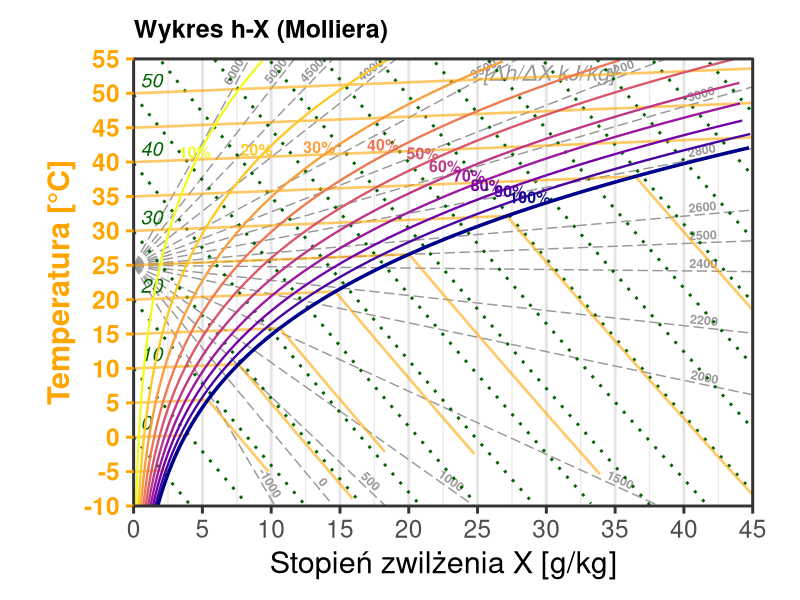
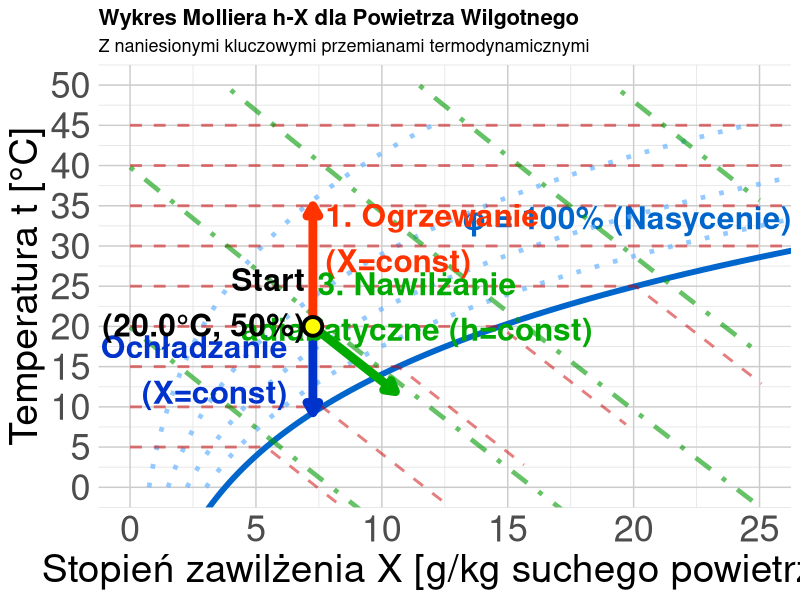

Reproduce these figures in R, in order.
## ---- chunk 1
#| label: ix-diagram-all
#| echo: false
#| fig-align: center
#| fig-width: 14        # Duża szerokość "źródłowa" (w calach)
#| fig-height: 8        # Duża wysokość "źródłowa"
#| out-width: "100%"    # Rozciągnij do granic kontenera

library(ggplot2)
library(dplyr)

# --- 1. KONFIGURACJA I STAŁE ---
CONSTANTS <- list(
    p_atm = 1013.25,
    cp_dry = 1.005,
    cp_vap = 1.86,
    r_0 = 2501.0
)

# --- 2. FUNKCJE FIZYCZNE ---
get_psat <- function(t) {
    6.112 * exp((17.62 * t) / (243.12 + t))
}

get_x_from_rh <- function(t, rh, p = CONSTANTS$p_atm) {
    ps <- get_psat(t)
    pv <- rh * ps
    if (any(pv >= p)) {
        return(NA)
    }
    0.622 * pv / (p - pv)
}

get_t_from_h_x <- function(h, x_kg) {
    (h - x_kg * CONSTANTS$r_0) / (CONSTANTS$cp_dry + x_kg * CONSTANTS$cp_vap)
}

# --- 3. PRZYGOTOWANIE DANYCH ---
generate_mollier_data <- function() {
    x_max_g <- 45
    t_min <- -10
    t_max <- 55 # Górna granica wykresu

    # Stała transformacji wizualnej (wznios izoterm)
    vis_slope_val <- 0.08

    # Funkcja pomocnicza do transformacji
    transform_t <- function(t, x_g) {
        t + vis_slope_val * x_g
    }

    # A. Krzywe wilgotności (RH)
    t_seq <- seq(t_min, t_max, by = 0.5)
    # Zwiększamy zakres t_seq, bo przy transformacji t maleje w dół? Nie, t rośnie.
    # Musimy uważać na zakresy

    rh_levels <- c(0.1, 0.2, 0.3, 0.4, 0.5, 0.6, 0.7, 0.8, 0.9, 1.0)

    df_rh <- expand.grid(t = t_seq, rh = rh_levels) %>%
        mutate(
            x_kg = get_x_from_rh(t, rh),
            x_g = x_kg * 1000,
            # Aplikujemy transformację wizualną do t
            t_vis = transform_t(t, x_g)
        ) %>%
        filter(!is.na(x_kg), x_g <= x_max_g) %>%
        # Nadpisujemy t, żeby ggplot używał t_vis, ale zachowujemy t_real
        mutate(t_real = t, t = t_vis) # Teraz t to t_vis

    # B. Linie Entalpii (Izentalpy)
    h_levels <- seq(0, 160, by = 10)
    x_seq_h <- seq(0, x_max_g, length.out = 200)

    df_h <- expand.grid(h_val = h_levels, x_g = x_seq_h) %>%
        mutate(
            x_kg = x_g / 1000,
            t_phys = get_t_from_h_x(h_val, x_kg),
            t = transform_t(t_phys, x_g) # t wizualne
        ) %>%
        filter(t >= t_min, t <= t_max + 10) # Szerszy zakres filtra

    # C. Przygotowanie etykiet entalpii
    h_labels <- df_h %>%
        group_by(h_val) %>%
        filter(x_g == max(x_g) | t == max(t)) %>%
        slice(1) %>%
        mutate(
            label_pos = ifelse(t >= t_max - 1, "top", "right")
        )

    # D. Izotermy (z załamaniem w punkcie nasycenia)
    t_iso_levels <- seq(-10, 55, by = 5)
    df_iso_list <- lapply(t_iso_levels, function(temp) {
        # 1. Punkt nasycenia
        x_sat_kg <- get_x_from_rh(temp, 1.0)
        # Jeśli NA (poza wykresem), to cała linia jest w obszarze pary przegrzanej lub mgły (teoretycznie)
        if (is.na(x_sat_kg)) x_sat_kg <- 100 # Duża wartość
        x_sat_g <- x_sat_kg * 1000

        # Segment 1: Przegrzana (lekko wznosząca się - cecha wykresu ukośnokątnego)
        s1_x_max <- min(x_sat_g, x_max_g)
        x_vals_s1 <- seq(0, s1_x_max, length.out = 10)

        # Tutaj t = temp + slope * x (transformacja)
        seg1 <- data.frame(
            x_g = x_vals_s1,
            t = transform_t(temp, x_vals_s1),
            group = paste0("t", temp, "_dry")
        )

        # Jeśli saturacja jest poza wykresem, zwracamy tylko segment 1
        if (x_sat_g >= x_max_g) {
            return(seg1)
        }

        # Segment 2: Mgła (spadek wzdłuż izentalpy)
        # Punkt Nasycenia (fizyczny) -> t = temp, x = x_sat_g
        # Punkt Nasycenia (wizualny) -> t_vis = temp + slope * x_sat_g
        # To jest ZAPEWNIONE przez transform_t(temp, x_vals_s1) na końcu s1.

        # Fizyczna entalpia w punkcie nasycenia
        h_sat <- CONSTANTS$cp_dry * temp + x_sat_kg * (CONSTANTS$r_0 + CONSTANTS$cp_vap * temp)

        # Zakres x we mgle
        x_fog_g <- seq(x_sat_g, x_max_g, length.out = 10)
        x_fog_kg <- x_fog_g / 1000

        # Fizyczna temperatura we mgle (dla h_vis = const)
        t_fog_phys <- (h_sat - x_fog_kg * CONSTANTS$r_0) / (CONSTANTS$cp_dry + x_fog_kg * CONSTANTS$cp_vap)

        # Wizualna temperatura we mgle (transformowana!)
        t_fog_vis <- transform_t(t_fog_phys, x_fog_g)

        seg2 <- data.frame(
            x_g = x_fog_g,
            t = t_fog_vis,
            group = paste0("t", temp, "_fog")
        )

        rbind(seg1, seg2)
    })
    df_iso <- do.call(rbind, df_iso_list)

    # E. Pęk Linii (Wykres tła - skala h_w) - "Biegun" w (0, 25 st. C)
    # Epsilon = (dh/dx) ~ cp * dt/dx + r0
    # Slope dt/dx_kg = (Epsilon - r0) / cp

    pole_x <- 0
    pole_y <- 25 # Przesunięty biegun

    # Lista wartości ze skrajnymi zakresami
    eps_values <- sort(unique(c(
        -1000, # Chłodzenie z osuszaniem
        seq(0, 1500, 500),
        seq(2000, 3200, 200),
        2500,
        seq(3500, 5000, 500),
        6000 # Czyste ogrzewanie
    )))

    fan_list <- lapply(eps_values, function(eps) {
        # Nachylenie fizyczne
        slope_phys_kg <- (eps - CONSTANTS$r_0) / CONSTANTS$cp_dry
        
        # Nachylenie wizualne (uwzględnia skrzywienie wykresu)
        # slope_vis = slope_phys + vis_slope
        # vis_slope_val jest w [deg/g], wiec *1000 aby miec [deg/kg]
        slope_vis_kg <- slope_phys_kg + vis_slope_val * 1000
        
        # Równanie linii wizualnej: y_vis = pole_y + slope_vis_kg * x_kg
        # gdzie x_kg in [0, 0.045], y_vis in [-10, 55]
        
        x1 <- 0; y1 <- 0; side <- "none"
        
        # 1. Sprawdzamy prawą ścianę (x_max)
        x_right_kg <- x_max_g / 1000
        y_at_right <- pole_y + slope_vis_kg * x_right_kg
        
        if (y_at_right <= t_max && y_at_right >= t_min) {
            # Trafia w prawą krawędź wizualną
            x1 <- x_max_g
            y1 <- y_at_right
            side <- "right"
        } else {
            # 2. Trafia w górę lub dół
            if (slope_vis_kg > 0) {
                 # Góra (y_vis = 55)
                 x_top_kg <- (t_max - pole_y) / slope_vis_kg
                 x1 <- x_top_kg * 1000
                 y1 <- t_max
                 side <- "top"
            } else {
                 # Dół (y_vis = -10)
                 x_bot_kg <- (t_min - pole_y) / slope_vis_kg
                 x1 <- x_bot_kg * 1000
                 y1 <- t_min
                 side <- "bottom"
            }
        }
        
        # Zabezpieczenie zakresów
        if (x1 > x_max_g) x1 <- x_max_g 
        if (x1 < 0) x1 <- 0
        
        # Kąt rotacji (bazujemy na wizualnym nachyleniu)
        # Vis slope na wykresie (jednostki osi: 1 st C / 1 g)
        # slope_vis_kg to [deg/kg]. slope_vis_g = slope_vis_kg / 1000
        vis_slope_plot <- slope_vis_kg / 1000
        
        # Uwzględniamy coord_fixed(ratio = 0.5)
        angle <- atan(0.5 * vis_slope_plot) * 180 / pi
        
        # Pozycjonowanie etykiety
        factor <- 0.92
        lab_x <- pole_x + (x1 - pole_x) * factor
        lab_y <- pole_y + (y1 - pole_y) * factor
        
        data.frame(x0=pole_x, y0=pole_y, x1=x1, y1=y1, eps=eps, side=side, lab_x=lab_x, lab_y=lab_y, angle=angle)
    })
    df_fan <- do.call(rbind, fan_list)

    list(rh = df_rh, h_lines = df_h, h_labels = h_labels, isotherms = df_iso, fan = df_fan)
}

data <- generate_mollier_data()

# --- 4. RYSOWANIE ---

p <- ggplot() +

    # 0. TŁO - PĘK LINII (Skala Randa) dla epsilon
    geom_segment(
        data = data$fan,
        aes(x = x0, y = y0, xend = x1, yend = y1),
        color = "gray60", size = 0.5, linetype = "longdash"
    ) +
    geom_text(
        data = data$fan,
        aes(x = lab_x, y = lab_y, label = eps, angle = angle),
        hjust = 0.5, vjust = -0.3,
        size = 3.2, color = "gray60", fontface = "bold"
    ) +
    # Opis jednostki skali Randa
    annotate("text", x = 35, y = 53, label = "[\u0394h/\u0394X kJ/kg]", color = "gray60", size = 5.5, fontface = "italic", hjust = 1) +

    # 1. LINIE ENTALPII
    geom_line(
        data = data$h_lines, aes(x = x_g, y = t, group = h_val),
        color = "darkgreen", size = 1, linetype = "dotted"
    ) +

    # Etykiety Entalpii (Inteligentne pozycjonowanie)
    geom_text(
        data = data$h_labels,
        aes(x = x_g, y = t, label = h_val, hjust = ifelse(label_pos == "top", 0.5, 0)),
        vjust = -0.5,
        nudge_x = 0.5,
        size = 5, color = "darkgreen", fontface = "italic"
    ) +

    # 2. IZOTERMY (Custom Grid)
    geom_line(
        data = data$isotherms,
        aes(x = x_g, y = t, group = group),
        color = "orange", size = 0.9, linetype = "solid", alpha = 0.6
    ) +

    # 3. KRZYWE WILGOTNOŚCI
    geom_line(
        data = data$rh, aes(x = x_g, y = t, group = rh, color = factor(rh)),
        size = 0.8
    ) +
    geom_line(
        data = data$rh %>% filter(rh == 1.0),
        aes(x = x_g, y = t), color = "darkblue", size = 1.2
    ) +

    # Etykiety RH (ZMNIEJSZONE do 4, Kolor dopasowany do linii)
    geom_text(
        data = data$rh %>% filter(t > 25) %>% group_by(rh) %>% slice(round(n() / 2)),
        aes(x = x_g, y = t, label = paste0(rh * 100, "%"), color = factor(rh)),
        size = 4, fontface = "bold", vjust = -0.4,
        show.legend = FALSE
    ) +
    # 4. STYL I KOLORY
    scale_color_viridis_d(option = "C", direction = -1) +
    scale_x_continuous(expand = c(0, 0), limits = c(0, 45), breaks = seq(0, 45, 5)) +
    scale_y_continuous(expand = c(0, 0), limits = c(-10, 55), breaks = seq(-10, 55, 5)) +
    labs(
        title = "Wykres h-X (Molliera)",
        subtitle = NULL, # Usunąłem podtytuł, by zyskać miejsce
        x = "Stopień zwilżenia X [g/kg]",
        y = "Temperatura [°C]"
    ) +
    theme_bw(base_size = 22) + # Duża czcionka bazowa

    theme(
        # Marginesy: Góra, Prawa, Dół, Lewa (Zmniejszone, bo etykiety są wewnątrz)
        plot.margin = margin(t = 0.5, r = 0.5, b = 0.5, l = 0.5, "cm"),

        # Izotermy (Custom) i Oś Y (Pomarańczowe)
        panel.grid.major.y = element_blank(), # Wyłączamy standardową siatkę Y, bo mamy własne izotermy
        panel.grid.minor.y = element_blank(),
        panel.grid.major.x = element_line(color = "gray90"),
        axis.text.y = element_text(color = "orange", face = "bold"),
        axis.title.y = element_text(color = "orange", face = "bold"),
        axis.ticks.y = element_line(color = "orange"),

        # Tytuł
        plot.title = element_text(size = 18, face = "bold"),
        legend.position = "none"
    ) +

    # Clip = "off" pozwala pisać po marginesach
    coord_fixed(ratio = 0.5, clip = "off")

print(p)
## ---- chunk 2
#| label: ix-diagram-advanced
#| echo: false
#| fig-align: center
#| fig-width: 14        # Duża szerokość "źródłowa" (w calach)
#| fig-height: 8        # Duża wysokość "źródłowa"
#| out-width: "100%"    # Rozciągnij do granic kontenera

library(ggplot2)

# ===== FUNKCJE POMOCNICZE (fizyka powietrza wilgotnego) =====

# Ciśnienie nasycenia pary wodnej (Magnus formula)
p_sat <- function(t) {
    # t w °C, wynik w kPa
    0.61121 * exp((18.678 - t / 234.5) * (t / (257.14 + t)))
}

# Stopień zawilżenia dla danej temp i wilgotności względnej
x_calc <- function(t, phi, p_atm = 101.325) {
    # phi w %, p_atm w kPa
    p_p <- (phi / 100) * p_sat(t)
    622 * p_p / (p_atm - p_p) # g/kg
}

# Entalpia właściwa [kJ/kg] (h = cp*t + x*(r0 + cpv*t))
h_calc <- function(t, x) {
    1.005 * t + (x / 1000) * (2501 + 1.86 * t)
}

# ===== GENEROWANIE SIATKI WYKRESU =====

# Krzywa nasycenia (phi = 100%)
t_range <- seq(-5, 50, 0.5)
x_sat <- sapply(t_range, function(t) x_calc(t, 100))
df_sat <- data.frame(t = t_range, x = x_sat)
df_sat <- df_sat[df_sat$x < 30, ]

# Linie stałej wilgotności względnej (phi = const)
phi_levels <- c(20, 40, 60, 80)
df_phi <- do.call(rbind, lapply(phi_levels, function(phi) {
    t_vals <- seq(0, 45, 1)
    x_vals <- sapply(t_vals, function(t) x_calc(t, phi))
    data.frame(t = t_vals, x = x_vals, phi = phi)
}))
df_phi <- df_phi[df_phi$x < 30 & df_phi$x > 0, ]

# Izotermy (t = const) - z załamaniem na linii saturacji
temp_levels <- seq(5, 45, 5)
df_iso_t <- do.call(rbind, lapply(temp_levels, function(temp) {
    # Punkt saturacji dla danej temperatury
    x_sat <- x_calc(temp, 100)

    # Segment 1: Obszar pary przegrzanej (poziomy, od x=0 do x_sat)
    segment1 <- data.frame(
        t = temp,
        x = seq(0, x_sat, length.out = 30),
        temp_label = temp,
        segment = "przegrzana"
    )

    # Segment 2: Obszar mgły (izotermy równoległe do izentalp)
    # W obszarze mgły na wykresie h-X izotermy biegną niemal równolegle do izentalp.
    # Obliczamy "entalpię nasycenia" w punkcie załamania, używając tych samych współczynników co przy rysowaniu izentalp.
    h_sat_approx <- 1.005 * temp + x_sat * (2.5 + 0.00186 * temp)

    x_max_fog <- min(x_sat + 5, 30) # Zasięg we mgle
    x_fog <- seq(x_sat, x_max_fog, length.out = 20)

    # Wyznaczamy przebieg temperatury dla stałej entalpii (pseudo-izoterma we mgle)
    t_fog <- (h_sat_approx - 2.5 * x_fog) / (1.005 + 0.00186 * x_fog)

    segment2 <- data.frame(
        t = t_fog,
        x = x_fog,
        temp_label = temp,
        segment = "mgla"
    )

    rbind(segment1, segment2)
}))

# Izentalpy (h = const)
h_levels <- seq(20, 100, 20)
df_isenth <- do.call(rbind, lapply(h_levels, function(h_val) {
    # Dla danej entalpii h, mamy: t = (h - 2.5*x) / (1 + 0.00186*x) (przybliżenie)
    x_vals <- seq(0, 25, 0.5)
    t_vals <- (h_val - 2.5 * x_vals) / (1.005 + 0.00186 * x_vals)
    df_temp <- data.frame(t = t_vals, x = x_vals, h = h_val)
    # Ogranicz do obszaru fizycznego
    df_temp <- df_temp[df_temp$t >= -10 & df_temp$t <= 50 & df_temp$x >= 0 & df_temp$x <= 25, ]
    df_temp
}))

# ===== PRZEMIANY CHARAKTERYSTYCZNE =====

# Punkt początkowy: t0=20°C, phi0=50%
t0 <- 20
phi0 <- 50
x0 <- x_calc(t0, phi0)
h0 <- h_calc(t0, x0)

# 1. OGRZEWANIE (X=const, w górę)
t1_heat <- 35 # Ogrzanie do 35°C
x1_heat <- x0 # X stałe!
h1_heat <- h_calc(t1_heat, x1_heat)
heating <- data.frame(
    t = seq(t0, t1_heat, length.out = 20),
    x = x0
)

# 2. OCHŁADZANIE (X=const, w dół do punktu rosy)
# Punkt rosy: temp przy której phi=100% dla danego X
t_dew <- uniroot(function(t) x_calc(t, 100) - x0, interval = c(-10, t0))$root
cooling <- data.frame(
    t = seq(t0, t_dew, length.out = 20),
    x = x0
)

# 3. NAWILŻANIE ADIABATYCZNE (h=const, ukośnie w dół-prawo)
# Dla h=const: nawilżamy wodą, temp spada, x rośnie
x_humid_max <- min(x0 + 6, x_calc(15, 99)) # Kończymy przy niższej temp
df_humid_temp <- data.frame(x = seq(x0, x_humid_max, length.out = 30))
df_humid_temp$t <- (h0 - 2.5 * df_humid_temp$x) / (1.005 + 0.00186 * df_humid_temp$x)
humidification <- df_humid_temp[df_humid_temp$t >= 10, ]

# ===== WYKRES =====
ggplot() +
    # Krzywa nasycenia
    geom_line(data = df_sat, aes(x = x, y = t), color = "#0066cc", linewidth = 2) +
    annotate("text",
        x = max(df_sat$x) - 10, y = max(df_sat$t) + 2,
        label = "φ = 100% (Nasycenie)", color = "#0066cc", fontface = "bold", size = 8
    ) +

    # Linie stałej wilgotności względnej
    geom_line(
        data = df_phi, aes(x = x, y = t, group = phi),
        color = "#66b3ff", linetype = "dotted", linewidth = 1.6, alpha = 0.7
    ) +

    # Izotermy
    geom_line(
        data = df_iso_t, aes(x = x, y = t, group = temp_label),
        color = "#cc0000", linetype = "dashed", linewidth = 1.0, alpha = 0.5
    ) +

    # Izentalpy
    geom_line(
        data = df_isenth, aes(x = x, y = t, group = h),
        color = "#009900", linetype = "dotdash", linewidth = 1.6, alpha = 0.6
    ) +

    # === PRZEMIANY ===

    # Ogrzewanie (czerwona strzałka w górę)
    geom_path(
        data = heating, aes(x = x, y = t),
        color = "#ff3300", linewidth = 3, arrow = arrow(length = unit(0.3, "cm"), type = "closed")
    ) +
    annotate("text",
        x = x0 + .5, y = (t0 + t1_heat * 1.2) / 2,
        label = "1. Ogrzewanie\n(X=const)", color = "#ff3300", fontface = "bold", size = 8, hjust = 0
    ) +

    # Ochładzanie (niebieska strzałka w dół)
    geom_path(
        data = cooling, aes(x = x, y = t),
        color = "#0033cc", linewidth = 3, arrow = arrow(length = unit(0.3, "cm"), type = "closed")
    ) +
    annotate("text",
        x = x0 - 1, y = (t0 + t_dew) / 2,
        label = "2. Ochładzanie\n(X=const)", color = "#0033cc", fontface = "bold", size = 8, hjust = 1
    ) +

    # Nawilżanie adiabatyczne (zielona strzałka ukośna)
    geom_path(
        data = humidification, aes(x = x, y = t),
        color = "#00aa00", linewidth = 3, arrow = arrow(length = unit(0.3, "cm"), type = "closed")
    ) +
    annotate("text",
        x = (x0 + x_humid_max + 1) / 2 + 2, y = humidification$t[10] + 5,
        label = "3. Nawilżanie\nadiabatyczne (h=const)", color = "#00aa00", fontface = "bold", size = 8
    ) +

    # Punkt początkowy
    geom_point(aes(x = x0, y = t0), size = 5, color = "black", shape = 21, fill = "yellow", stroke = 2) +
    annotate("text",
        x = x0 - .3, y = t0 + 3, label = sprintf("Start\n(%.1f°C, %.0f%%)", t0, phi0),
        fontface = "bold", size = 8, hjust = 1
    ) +

    # Opisy
    labs(
        title = "Wykres Molliera h-X dla Powietrza Wilgotnego",
        subtitle = "Z naniesionymi kluczowymi przemianami termodynamicznymi",
        x = "Stopień zawilżenia X [g/kg suchego powietrza]",
        y = "Temperatura t [°C]"
    ) +
    theme_minimal(base_size = 13) +
    theme(
        plot.title = element_text(face = "bold", size = 16),
        axis.text = element_text(size = 26), # 2x większe etykiety osi (było 13)
        axis.title = element_text(size = 28), # 2x większe tytuły osi
        panel.grid.minor = element_line(color = "gray90", linewidth = 0.3),
        panel.grid.major = element_line(color = "gray80", linewidth = 0.5)
    ) +
    coord_cartesian(xlim = c(0, 25), ylim = c(0, 50)) +
    scale_x_continuous(breaks = seq(0, 25, 5)) +
    scale_y_continuous(breaks = seq(0, 50, 5))
